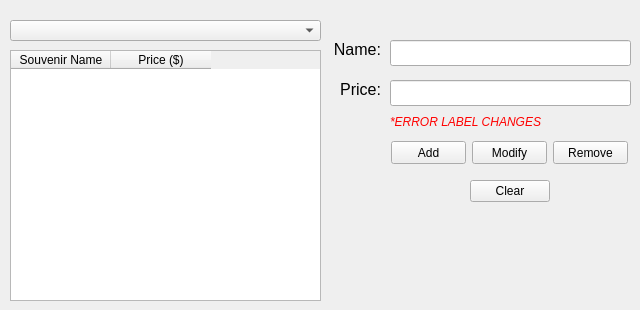
          <widget class="QWidget" name="AddSouv">
           <attribute name="title">
            <string>Add Souvenir</string>
           </attribute>
           <widget class="QComboBox" name="admin_souvTeam_comboBox">
            <property name="geometry">
             <rect>
              <x>10</x>
              <y>20</y>
              <width>311</width>
              <height>21</height>
             </rect>
            </property>
            <property name="font">
             <font>
              <pointsize>8</pointsize>
             </font>
            </property>
           </widget>
           <widget class="QLineEdit" name="admin_souvNameLine">
            <property name="geometry">
             <rect>
              <x>390</x>
              <y>40</y>
              <width>241</width>
              <height>26</height>
             </rect>
            </property>
            <property name="minimumSize">
             <size>
              <width>0</width>
              <height>26</height>
             </size>
            </property>
           </widget>
           <widget class="QLineEdit" name="admin_souvPriceLine">
            <property name="geometry">
             <rect>
              <x>390</x>
              <y>80</y>
              <width>241</width>
              <height>26</height>
             </rect>
            </property>
            <property name="minimumSize">
             <size>
              <width>0</width>
              <height>26</height>
             </size>
            </property>
           </widget>
           <widget class="QLabel" name="admin_souvName">
            <property name="geometry">
             <rect>
              <x>330</x>
              <y>40</y>
              <width>51</width>
              <height>21</height>
             </rect>
            </property>
            <property name="font">
             <font>
              <pointsize>12</pointsize>
             </font>
            </property>
            <property name="text">
             <string>Name:</string>
            </property>
            <property name="alignment">
             <set>Qt::AlignRight|Qt::AlignTop|Qt::AlignTrailing</set>
            </property>
           </widget>
           <widget class="QLabel" name="admin_souvPrice">
            <property name="geometry">
             <rect>
              <x>340</x>
              <y>80</y>
              <width>41</width>
              <height>21</height>
             </rect>
            </property>
            <property name="font">
             <font>
              <pointsize>12</pointsize>
             </font>
            </property>
            <property name="text">
             <string>Price:</string>
            </property>
            <property name="alignment">
             <set>Qt::AlignRight|Qt::AlignTop|Qt::AlignTrailing</set>
            </property>
           </widget>
           <widget class="QLabel" name="admin_souvErrorLabel">
            <property name="geometry">
             <rect>
              <x>390</x>
              <y>112</y>
              <width>241</width>
              <height>21</height>
             </rect>
            </property>
            <property name="font">
             <font>
              <italic>true</italic>
             </font>
            </property>
            <property name="text">
             <string>&lt;html&gt;&lt;head/&gt;&lt;body&gt;&lt;p&gt;&lt;span style=&quot; color:#ff0000;&quot;&gt;*ERROR LABEL CHANGES&lt;/span&gt;&lt;/p&gt;&lt;/body&gt;&lt;/html&gt;</string>
            </property>
           </widget>
           <widget class="QPushButton" name="admin_addSouv">
            <property name="geometry">
             <rect>
              <x>391</x>
              <y>141</y>
              <width>75</width>
              <height>23</height>
             </rect>
            </property>
            <property name="text">
             <string>Add</string>
            </property>
           </widget>
           <widget class="QPushButton" name="admin_modifySouv">
            <property name="geometry">
             <rect>
              <x>472</x>
              <y>141</y>
              <width>75</width>
              <height>23</height>
             </rect>
            </property>
            <property name="text">
             <string>Modify</string>
            </property>
           </widget>
           <widget class="QPushButton" name="admin_RemoveSouv">
            <property name="geometry">
             <rect>
              <x>553</x>
              <y>141</y>
              <width>75</width>
              <height>23</height>
             </rect>
            </property>
            <property name="text">
             <string>Remove</string>
            </property>
           </widget>
           <widget class="QTableWidget" name="admin_souvTable">
            <property name="geometry">
             <rect>
              <x>10</x>
              <y>50</y>
              <width>311</width>
              <height>251</height>
             </rect>
            </property>
            <column>
             <property name="text">
              <string>Souvenir Name</string>
             </property>
            </column>
            <column>
             <property name="text">
              <string>Price ($)</string>
             </property>
            </column>
           </widget>
           <widget class="QPushButton" name="admin_clearLineEditsButton">
            <property name="geometry">
             <rect>
              <x>470</x>
              <y>180</y>
              <width>80</width>
              <height>22</height>
             </rect>
            </property>
            <property name="text">
             <string>Clear</string>
            </property>
           </widget>
           <zorder>admin_addSouv</zorder>
           <zorder>admin_modifySouv</zorder>
           <zorder>admin_RemoveSouv</zorder>
           <zorder>admin_souvTeam_comboBox</zorder>
           <zorder>admin_souvNameLine</zorder>
           <zorder>admin_souvPriceLine</zorder>
           <zorder>admin_souvName</zorder>
           <zorder>admin_souvPrice</zorder>
           <zorder>admin_souvErrorLabel</zorder>
           <zorder>admin_souvTable</zorder>
           <zorder>admin_clearLineEditsButton</zorder>
          </widget>
